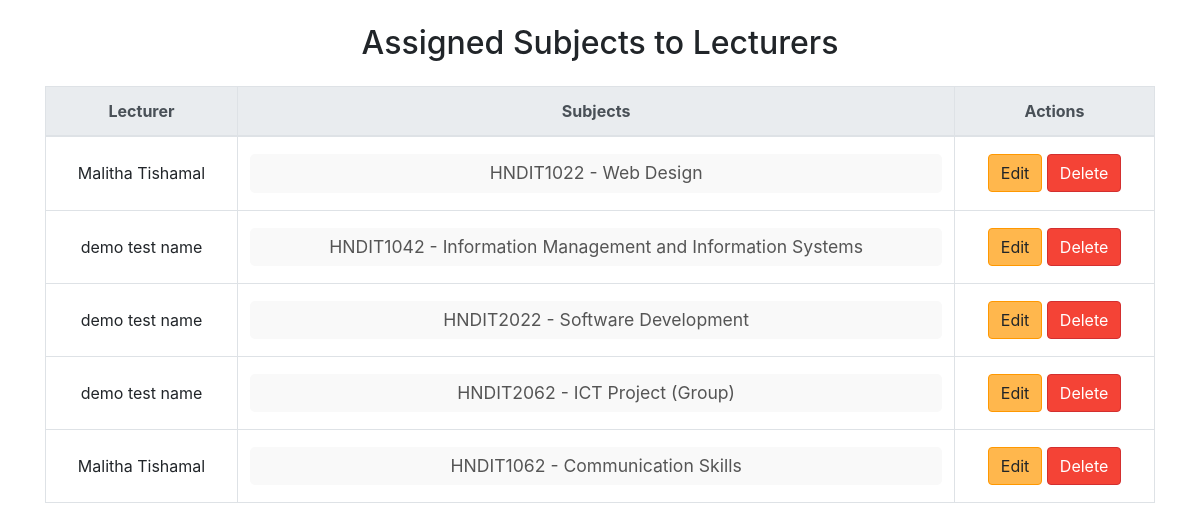
/admin/display_assignments.php, run on the app's committed database.
### tables this page shows
CREATE TABLE `lectures_assignment` (
  `id` int(11) NOT NULL,
  `lecturer_id` int(11) DEFAULT NULL,
  `subject_id` int(11) DEFAULT NULL
);

CREATE TABLE `lectures` (
  `id` int(11) NOT NULL,
  `username` varchar(255) NOT NULL,
  `nic` varchar(20) NOT NULL,
  `email` varchar(255) NOT NULL,
  `mobile` varchar(15) DEFAULT NULL,
  `linkedin` varchar(200) NOT NULL,
  `blog` varchar(200) NOT NULL,
  `github` varchar(200) NOT NULL,
  `facebook` varchar(200) NOT NULL,
  `password` varchar(255) NOT NULL,
  `profile_picture` varchar(255) DEFAULT 'uploads/profile_pictures/default.png',
  `created_at` timestamp NOT NULL DEFAULT current_timestamp(),
  `status` varchar(20) DEFAULT 'pending'
);

### admin/display_assignments.php (the view, shortened to what this page needs)
<?php
include '../includes/db-conn.php';
$query = "SELECT la.id as assignment_id,
                 la.lecturer_id,
                 la.subject_id,
                 l.username,
                 GROUP_CONCAT(s.code ORDER BY s.code) AS subject_codes,
                 GROUP_CONCAT(s.name ORDER BY s.name) AS subject_names
          FROM lectures_assignment la
          JOIN lectures l ON la.lecturer_id = l.id
          JOIN subjects s ON la.subject_id = s.id
          GROUP BY la.id";
$result = $conn->query($query);
?>
<!DOCTYPE html>
<html lang="en">
<head>
    <link href="https://stackpath.bootstrapcdn.com/bootstrap/4.3.1/css/bootstrap.min.css" rel="stylesheet">
</head>
<body>
    <div class="container mt-4">
        <h2 class="text-center mb-4">Assigned Subjects to Lecturers</h2>
        <?php if ($result->num_rows > 0): ?>
            <table class="table table-bordered">
                <thead class="thead-light">
                    <tr>
                        <th>Lecturer</th>
                        <th>Subjects</th>
                        <th>Actions</th>
                    </tr>
                </thead>
                <tbody>
                    <?php while ($row = $result->fetch_assoc()): ?>
                        <tr>
                            <td><?php echo htmlspecialchars($row['username']); ?></td>
                            <td class="subject-list">
                                <?php
                                $subject_codes = explode(',', $row['subject_codes']);
                                $subject_names = explode(',', $row['subject_names']);
                                $subjects = [];
                                for ($i = 0; $i < count($subject_codes); $i++) {
                                    $subjects[] = "<div class='subject-item'>" . htmlspecialchars($subject_codes[$i]) . " - " . htmlspecialchars($subject_names[$i]) . "</div>";
                                }
                                echo implode('', $subjects);
                                ?>
                            </td>
                            <td>
                                <a href="edit_assignment.php?assignment_id=<?php echo $row['assignment_id']; ?>" class="btn btn-warning">Edit</a>
                                <a href="delete_assignment.php?assignment_id=<?php echo $row['assignment_id']; ?>" class="btn btn-danger" onclick="return confirm('Are you sure you want to delete this assignment?');">Delete</a>
                            </td>
                        </tr>
                    <?php endwhile; ?>
                </tbody>
            </table>
        <?php else: ?>
            <p class="text-center text-muted">No subjects assigned to any lecturers yet.</p>
        <?php endif; ?>
    </div>
</body>
</html>

### admin/display_assignments.php (style rules this page uses)
.subject-list { font-size: 1.1rem; color: #555; line-height: 1.6; }
.subject-item { background-color: #f9f9f9; padding: 5px; border-radius: 5px; margin: 5px 0; }
.table th, .table td { text-align: center; }
.table td { vertical-align: middle; }
.btn-warning { background-color: #ffb74d; border-color: #ff9800; }
.btn-danger { background-color: #f44336; border-color: #d32f2f; }

### data on the page
lectures_assignment: lecturer.username "Malitha Tishamal", i "HNDIT1022", i "Web Design"
lectures_assignment: lecturer.username "demo test name", i "HNDIT1042", i "Information Management and Information Systems"
lectures_assignment: lecturer.username "demo test name", i "HNDIT2022", i "Software Development"
lectures_assignment: lecturer.username "demo test name", i "HNDIT2062", i "ICT Project (Group)"
lectures_assignment: lecturer.username "Malitha Tishamal", i "HNDIT1062", i "Communication Skills"
